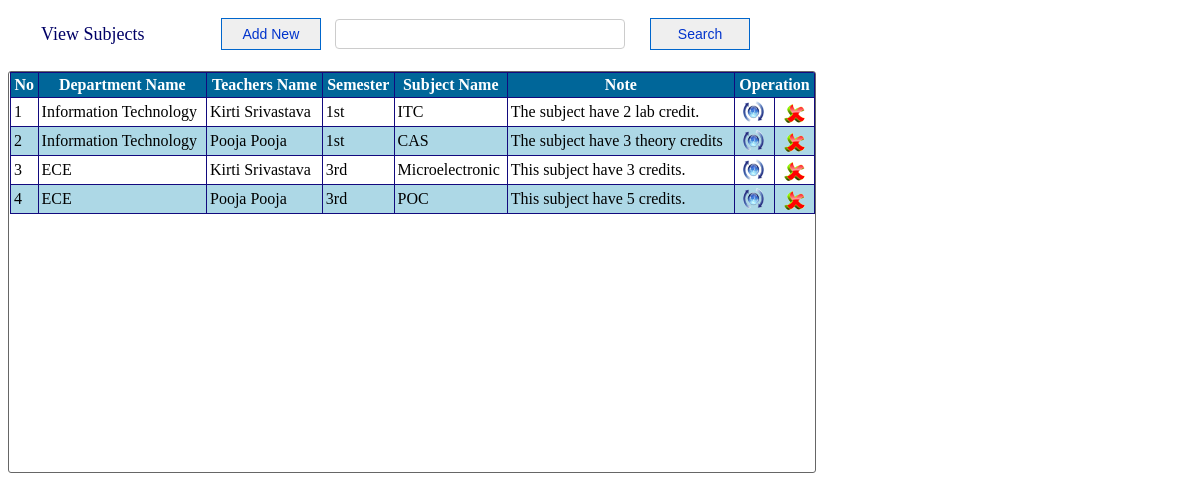
Screenshot of /View_Subjects.php with the database file from the repository.
### tables this page shows
CREATE TABLE IF NOT EXISTS `sub_tbl` (
  `sub_id` int(10) unsigned NOT NULL AUTO_INCREMENT,
  `Department_id` int(10) unsigned NOT NULL,
  `teacher_id` int(10) unsigned NOT NULL,
  `semester` varchar(10) NOT NULL,
  `sub_name` varchar(100) NOT NULL,
  `note` varchar(100) NOT NULL,
  PRIMARY KEY (`sub_id`),
  UNIQUE KEY `sub_name` (`sub_name`),
  KEY `sub_tbl_ibfk_2` (`teacher_id`),
  KEY `sub_tbl_ibfk_1` (`Department_id`)
);

CREATE TABLE IF NOT EXISTS `department_tbl` (
  `Department_id` int(10) unsigned NOT NULL AUTO_INCREMENT,
  `Department_name` varchar(50) NOT NULL,
  `note` varchar(100) NOT NULL,
  PRIMARY KEY (`Department_id`),
  UNIQUE KEY `Department_name` (`Department_name`)
);

CREATE TABLE IF NOT EXISTS `teacher_tbl` (
  `teacher_id` int(10) unsigned NOT NULL AUTO_INCREMENT,
  `f_name` varchar(30) NOT NULL,
  `l_name` varchar(30) NOT NULL,
  `gender` char(10) NOT NULL,
  `dob` date NOT NULL,
  `pob` varchar(100) NOT NULL,
  `address` varchar(100) NOT NULL,
  `degree` varchar(50) NOT NULL,
  `salary` float NOT NULL,
  `married` char(10) NOT NULL,
  `phone` varchar(50) NOT NULL,
  `email` varchar(50) NOT NULL,
  `note` varchar(100) NOT NULL,
  PRIMARY KEY (`teacher_id`),
  UNIQUE KEY `email` (`email`)
);

### View_Subjects.php (the view, shortened to what this page needs)
<!DOCTYPE html PUBLIC "-//W3C//DTD XHTML 1.0 Transitional//EN" "http://www.w3.org/TR/xhtml1/DTD/xhtml1-transitional.dtd">
<html xmlns="http://www.w3.org/1999/xhtml">
<head>
<link rel="stylesheet" type="text/css" href="css/style_view.css" />
</head>
<body>
<div id="style_div" >
<form method="post">
<table width="755">
	<tr>
    	<td width="200px" style="font-size:18px; color:#006; text-indent:30px;">View Subjects</td>
        <?php
                if($_SESSION['visitor'] != "visitor"){
             ?>
        <td><a href="?tag=susers_entry"><input type="button" title="Add new Subjects" name="butAdd" value="Add New" id="button-search" /></a></td>
        <?php } ?>
        <td><input type="text" name="searchtxtz" title="Enter name for search " class="search" autocomplete="off"/></td>
        <td style="float:right"><input type="submit" name="btnsearch" value="Search" id="button-search" title="Search Subject" /></td>
    </tr>
</table>
</form>
</div>
<br />
<div id="content-input">
	<form method="post">
    <table border="1" width="805px" align="center" cellpadding="3" class="mytable" cellspacing="0">
        <tr>
            <th>No</th>
            <th>Department Name</th>
            <th>Teachers Name</th>
            <th>Semester</th>
             <th>Subject Name</th>
            <th>Note</th>
            <?php
                if($_SESSION['visitor'] != "visitor"){
             ?>
            <th colspan="2">Operation</th>
            <?php } ?>
      	</tr>
         <?php
		 $key="";
	if($key != ""){
		$sql_sel=mysql_query("SELECT * FROM sub_tbl WHERE sub_name  LIKE '%$key%' ");
    }
	else
        $sql_sel=mysql_query("SELECT * FROM sub_tbl");
    $i=0;
    while($row=mysql_fetch_array($sql_sel)){
    $i++;
    $color=($i%2==0)?"lightblue":"white";
    ?>
      <tr bgcolor="<?php echo $color?>">
      		<?php $query = mysql_query("SELECT Department_name FROM Department_tbl WHERE Department_id = "
      									.$row['Department_id']);
      			  $row1 = mysql_fetch_array($query); ?>
      		<?php $query = mysql_query("SELECT f_name, l_name FROM teacher_tbl WHERE teacher_id = "
      									.$row['teacher_id']);
      			  $row2 = mysql_fetch_array($query); ?>
            <td><?php echo $i;?></td>
            <td><?php echo $row1['Department_name'];?></td>
            <td><?php echo $row2['f_name']." ".$row2['l_name'] ;?></td>
            <td><?php echo $row['semester'];?></td>
            <td><?php echo $row['sub_name'];?></td>
            <td><?php echo $row['note'];?></td>
            <?php
                if($_SESSION['visitor'] != "visitor"){
             ?>
            <td align="center"><a href="?tag=subject_entry&opr=upd&rs_id=<?php echo $row['sub_id'];?>" title="Upate"><img src="picture/update.png" /></a></td>
            <td align="center"><a href="?tag=view_subjects&opr=del&rs_id=<?php echo $row['sub_id'];?>" title="Delete"><img src="picture/delete.png" /></a></td>
            <?php
                }
            ?>
        </tr>
    <?php
    }
    ?>
   	</table>
 	</form>
</div>
</body>
</html>

### css/style_view.css (style rules this page uses)
#style_div { height:auto; margin-top:15px; }
#content-input { width:805px; height:400px; border:1px solid #666; float:left; padding-left:1px; border-radius: 3px 3px 3px 3px; overflow: auto; }
#button-search { font-family:Arial, Helvetica, sans-serif; font-size:14px; width:100px; height:32px; float:right; margin-right:10px; repeat-x top center; border: 1px solid #06C; -moz-border-radius: 5px; color:#03C; }
.search { padding:4px; border:1px #CCC solid; border-radius: 4px 4px 4px 4px; -moz-border-radius: 8px; background:#FFF; color:#006; font-family:Arial, Helvetica, sans-serif; font-size:16px; width:280px; height:20px; float:left; }
.mytable { border-collapse:collapse; border:#036 1px solid; }
.mytable tr th { background:#069; border:#120A7E 1px solid; color:#FFF; font-family:"Times New Roman", Times, serif; }
.mytable tr td { font-family:"Times New Roman", Times, serif; border:#120A7E 1px solid; }

### rows the page displays
sub_tbl: Department.Department_name "Information Technology", teacher.f_name "Kirti", teacher.l_name "Srivastava", semester "1st", sub_name "ITC", note "The subject have 2 lab credit."
sub_tbl: Department.Department_name "Information Technology", teacher.f_name "Pooja", teacher.l_name "Pooja", semester "1st", sub_name "CAS", note "The subject have 3 theory credits"
sub_tbl: Department.Department_name "ECE", teacher.f_name "Kirti", teacher.l_name "Srivastava", semester "3rd", sub_name "Microelectronic", note "This subject have 3 credits."
sub_tbl: Department.Department_name "ECE", teacher.f_name "Pooja", teacher.l_name "Pooja", semester "3rd", sub_name "POC", note "This subject have 5 credits."
